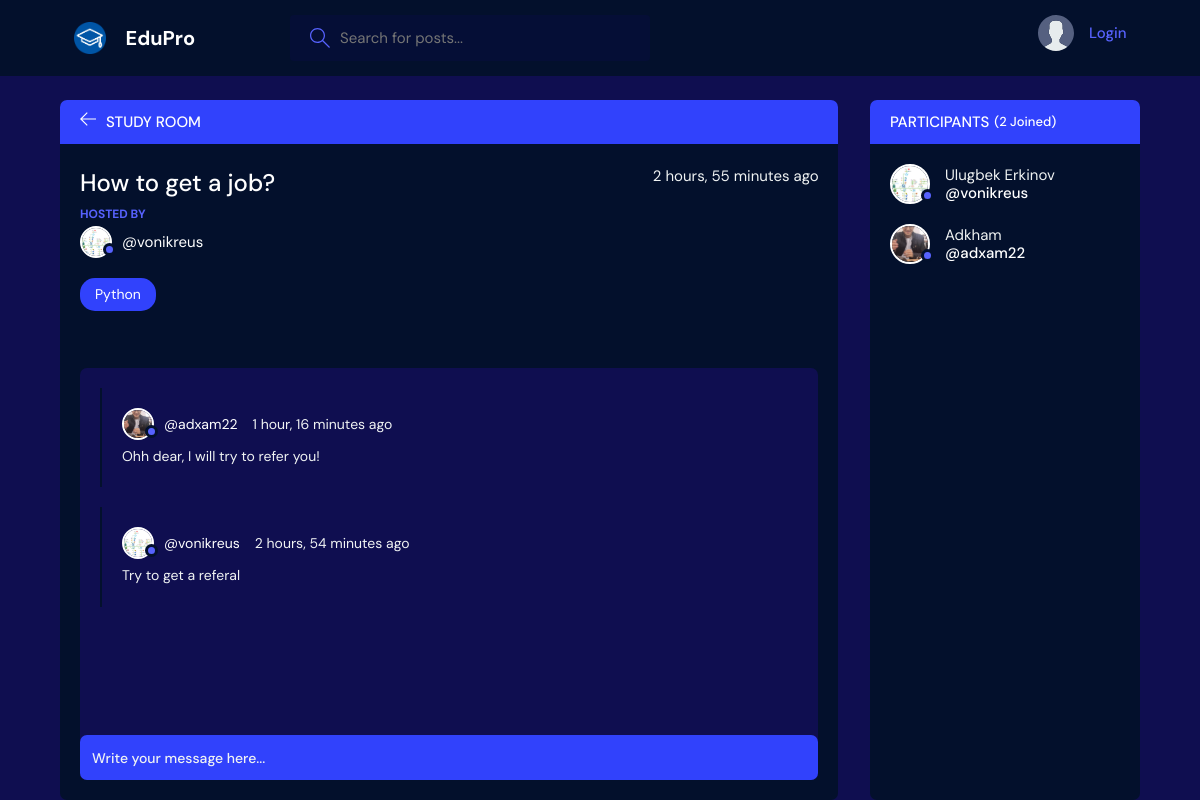
The page /room/1/ on the database its author committed.
### base/models.py (models this page shows, shortened)
class Room(models.Model):
    host = models.ForeignKey(User, on_delete=models.SET_NULL, null=True)
    topic = models.ForeignKey(Topic, on_delete=models.SET_NULL, null=True)
    name = models.CharField(max_length=200)
    description = models.TextField(null=True, blank=True)
    participants = models.ManyToManyField(
        User, related_name='participants', blank=True)
    updated = models.DateTimeField(auto_now=True)
    created = models.DateTimeField(auto_now_add=True)
    class Meta:
        ordering = ['-updated', '-created']

class User(AbstractUser):
    name = models.CharField(max_length=200, null=True)
    email = models.EmailField(unique=True, null=True)
    bio = models.TextField(null=True)
    avatar = models.ImageField(null=True, default="avatar.svg")
    USERNAME_FIELD = 'email'
    REQUIRED_FIELDS = []

class Topic(models.Model):
    name = models.CharField(max_length=200)
    def __str__(self):
        return self.name

class Message(models.Model):
    user = models.ForeignKey(User, on_delete=models.CASCADE)
    room = models.ForeignKey(Room, on_delete=models.CASCADE)
    body = models.TextField()
    updated = models.DateTimeField(auto_now=True)
    created = models.DateTimeField(auto_now_add=True)
    class Meta:
        ordering = ['-updated', '-created']

### base/views.py (the view, shortened to what this page needs)
# urls.py: path('room/<str:pk>/', views.room, name="room"),
def room(request, pk):
    room = Room.objects.get(id=pk)
    room_messages = room.message_set.all()
    participants = room.participants.all()
    context = {'room': room, 'room_messages': room_messages,
               'participants': participants}
    return render(request, 'base/room.html', context)

### base/templates/base/room.html (shortened to what this page needs)
{% extends 'main.html' %}
{% block content %}
<main class="profile-page layout layout--2">
  <div class="container">
    <div class="room">
      <div class="room__top">
        <div class="room__topLeft">
          <a href="{% url 'home' %}">
            <svg version="1.1" xmlns="http://www.w3.org/2000/svg" width="32" height="32" viewBox="0 0 32 32">
              <title>arrow-left</title>
              <path
                d="M13.723 2.286l-13.723 13.714 13.719 13.714 1.616-1.611-10.96-10.96h27.625v-2.286h-27.625l10.965-10.965-1.616-1.607z">
              </path>
            </svg>
          </a>
          <h3>Study Room</h3>
        </div>
      </div>
      <div class="room__box scroll">
        <div class="room__header scroll">
          <div class="room__info">
            <h3>{{room.name}}</h3>
            <span>{{room.created|timesince}} ago</span>
          </div>
          <div class="room__hosted">
            <p>Hosted By</p>
            <a href="{% url 'user-profile' room.host.id %}" class="room__author">
              <div class="avatar avatar--small">
                <img src="{{room.host.avatar.url}}" />
              </div>
              <span>@{{room.host.username}}</span>
            </a>
          </div>
          <span class="room__topics">{{room.topic}}</span>
        </div>
        <div class="room__conversation">
          <div class="threads scroll">
            {% for message in room_messages %}
            <div class="thread">
              <div class="thread__top">
                <div class="thread__author">
                  <a href="{% url 'user-profile' message.user.id %}" class="thread__authorInfo">
                    <div class="avatar avatar--small">
                      <img src="{{message.user.avatar.url}}" />
                    </div>
                    <span>@{{message.user.username}}</span>
                  </a>
                  <span class="thread__date">{{message.created|timesince}} ago</span>
                </div>
              </div>
              <div class="thread__details">
                {{message.body}}
              </div>
            </div>
            {% endfor %}
          </div>
        </div>
      </div>
      <div class="room__message">
        <form action="" method="POST">
          <input name="body" placeholder="Write your message here..." />
        </form>
      </div>
    </div>
    <div class="participants">
      <h3 class="participants__top">Participants <span>({{participants.count}} Joined)</span></h3>
      <div class="participants__list scroll">
        {% for user in participants %}
        <a href="{%  url 'user-profile' user.id %}" class="participant">
          <div class="avatar avatar--medium">
            <img src="{{user.avatar.url}}" />
          </div>
          <p>
            {{user.name}}
            <span>@{{user.username}}</span>
          </p>
        </a>
        {% endfor %}
      </div>
    </div>
  </div>
</main>
{% endblock content %}

### rows shown on the page
Room: name "How to get a job?", created "2 hours, 55 minutes", host.avatar (picture), host.username "vonikreus", topic "Python"
Message: user.avatar (picture), user.username "adxam22", created "1 hour, 16 minutes", body "Ohh dear, I will try to refer you!"
Message: user.avatar (picture), user.username "vonikreus", created "2 hours, 54 minutes", body "Try to get a referal"
User: avatar (picture), name "Ulugbek Erkinov", username "vonikreus"
User: avatar (picture), name "Adkham", username "adxam22"

### other values the page prints
{{ participants.count }} "2"
